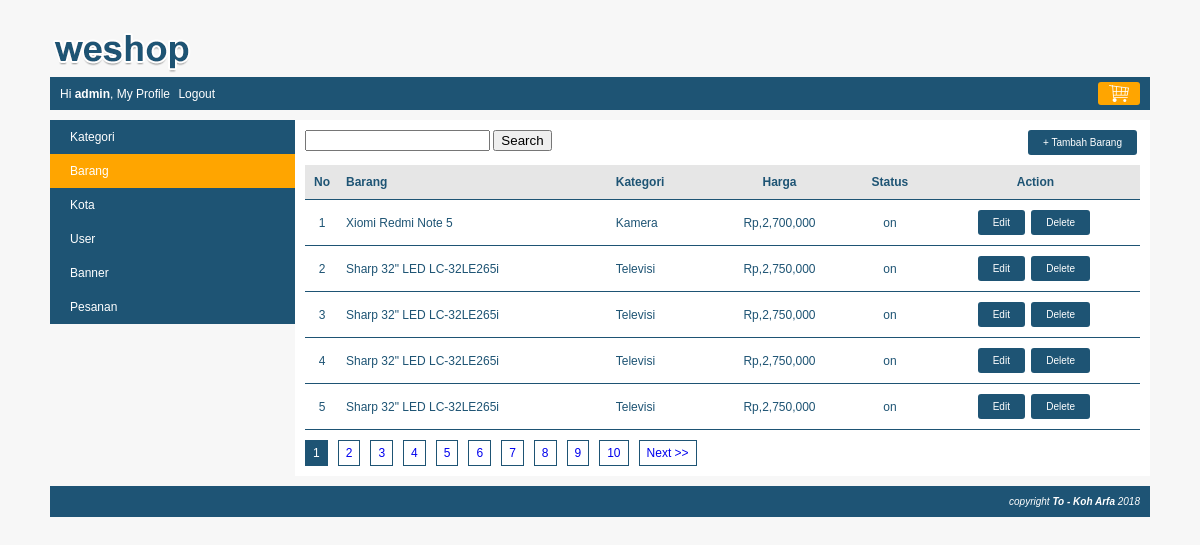
Page /index.php?page=my_profile&module=barang&action=list (signed in) on the committed database.
### tables this page shows
CREATE TABLE `barang` (
  `barang_id` int(10) NOT NULL,
  `kategori_id` int(10) NOT NULL,
  `nama_barang` varchar(250) NOT NULL,
  `spesifikasi` text NOT NULL,
  `gambar` varchar(300) NOT NULL,
  `harga` int(10) NOT NULL,
  `stok` tinyint(1) NOT NULL,
  `status` enum('on','off') NOT NULL
);

CREATE TABLE `kategori` (
  `kategori_id` int(10) NOT NULL,
  `kategori` varchar(150) NOT NULL,
  `status` enum('on','off') NOT NULL
);

### module/barang/list.php (the view, shortened to what this page needs)
<?php
	$search = isset($_GET["search"]) ? $_GET["search"] : false;
	$where = "";
?>
<div id="frame-tambah">
	<div id="left">
		<form action="<?php echo BASE_URL."index.php"; ?>" method="GET">
			<input type="text" name="search" value="<?php echo $search; ?>" />
			<input type="submit" value="Search" />
		</form>
	</div>
	<div id="right">
		<a href="<?php echo BASE_URL."index.php?page=my_profile&module=barang&action=form"; ?>" class="tombol-action">+ Tambah Barang</a>
	</div>
</div>
<?php
	$pagination = isset($_GET["pagination"]) ? $_GET["pagination"] : 1;
	$data_per_halaman = 5;
	$mulai_dari = ($pagination-1) * $data_per_halaman;
	$query = mysqli_query($koneksi, "SELECT barang.*, kategori.kategori FROM barang JOIN kategori ON barang.kategori_id=kategori.kategori_id $where ORDER BY nama_barang DESC LIMIT $mulai_dari, $data_per_halaman");
	if(mysqli_num_rows($query) == 0)
	{
		echo "<h3>Saat ini belum ada kategori di dalam tabel barang</h3>";
	} else {
		echo "<table class='table-list'>";
		echo "<tr class='baris-title' >
					<th class='kolom-nomor' >No</th>
					<th class='kiri' >Barang</th>
					<th class='kiri' >Kategori</th>
					<th class='tengah' >Harga</th>
					<th class='tengah' >Status</th>
					<th class='tengah' >Action</th>
				</tr>";
		$no=1 + $mulai_dari;
		while($row=mysqli_fetch_assoc($query)){
			echo "<tr>
						<td class='kolom-nomor' >$no</td>
						<td class='kiri' >$row[nama_barang]</td>
						<td class='kiri' >$row[kategori]</td>
						<td class='tengah'>".rupiah($row["harga"])."</td>
						<td class='tengah'>$row[status]</td>
						<td class='tengah'>
							<a class='tombol-action' href='".BASE_URL."index.php?page=my_profile&module=barang&action=form&barang_id=$row[barang_id]'>Edit</a>
							<a class='tombol-action' href='".BASE_URL."module/barang/action.php?button=Delete&barang_id=$row[barang_id]'>Delete</a>
						</td>
					</tr>";
			$no++;
		}
		echo "</table>";
	}
?>

### css/style.css (style rules this page uses)
body { font-family: arial; font-size:12px; color:#1e5474; background:#F7F7F7; margin:0px; }
.table-list { width: 100%; border-collapse: collapse; }
.table-list tr.baris-title { background: #E6E6E6; }
.table-list tr th, .table-list tr td { padding: 10px 7px; }
.kolom-nomor { width: 20px; text-align: center; }
.kiri { text-align: left; }
.tengah { text-align: center; }
#frame-tambah { margin-bottom: 10px;text-align: right;overflow: hidden; }
.tombol-action { background: #1e5474; color: white; padding: 7px 15px; border-radius: 3px; cursor: pointer; text-decoration: none; margin-right: 3px; font-size: 10px; display: inline-block; }
.table-list tr { border-bottom: 1px solid #1e5474; }
#frame-tambah #left { float: left; }
#frame-tambah #right { float: right; }

### rows in the picture
barang: nama_barang "Xiomi Redmi Note 5", kategori.kategori "Kamera", harga "Rp,2,700,000", status "on"
barang: nama_barang "Sharp 32\" LED LC-32LE265i", kategori.kategori "Televisi", harga "Rp,2,750,000", status "on"
barang: nama_barang "Sharp 32\" LED LC-32LE265i", kategori.kategori "Televisi", harga "Rp,2,750,000", status "on"
barang: nama_barang "Sharp 32\" LED LC-32LE265i", kategori.kategori "Televisi", harga "Rp,2,750,000", status "on"
barang: nama_barang "Sharp 32\" LED LC-32LE265i", kategori.kategori "Televisi", harga "Rp,2,750,000", status "on"

### other values in the picture
$nama "admin"
